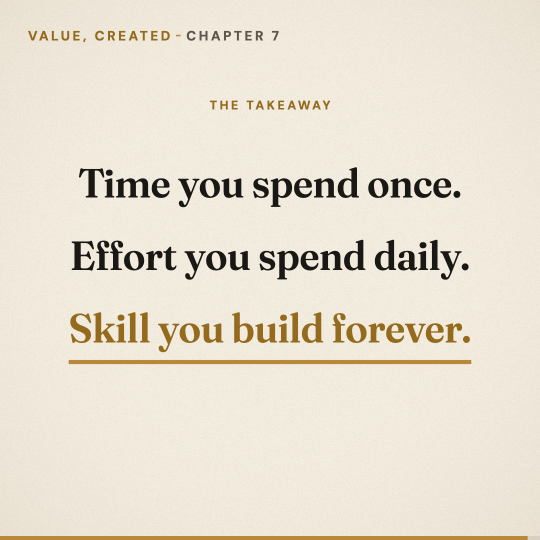
#> input picture video/value-created/ch07-the-inputs/thumbnail.png, 1080 x 1080 px (shown at 1/2 size)
$ python story.py ../../../../../../video/value-created/ch07-the-inputs/thumbnail.png ../../../../../../video/value-created/ch07-the-inputs/thumbnail.png
#> lines starting #> are read from the running program, lines starting #| are printed output that depends on the picture; after the words box and inside, x2 and y2 are one past the last pixel; in counts of white or black regions, pixels touching at a corner belong together
#!/usr/bin/env python3
"""Story/Reel cover: Codex float sticker keyed off green, placed on flat code-drawn pool water inside the safe zones."""
import sys, math, random
import numpy as np
from PIL import Image, ImageDraw, ImageFilter

src, out = sys.argv[1], sys.argv[2]
LAGOON, TEAL, CREAM, BROWN = (0x7C, 0xC8, 0xC8), (0x2E, 0x9C, 0xA6), (0xFF, 0xF4, 0xDA), (0x6B, 0x34, 0x10)
im = Image.open(src).convert("RGB"); w, h = im.size; work = im.copy()
#> after `w, h = im.size`: w = 1080; h = 1080
for xy in [(0, 0), (w-1, 0), (0, h-1), (w-1, h-1)]: ImageDraw.floodfill(work, xy, (255, 0, 255), thresh=90)
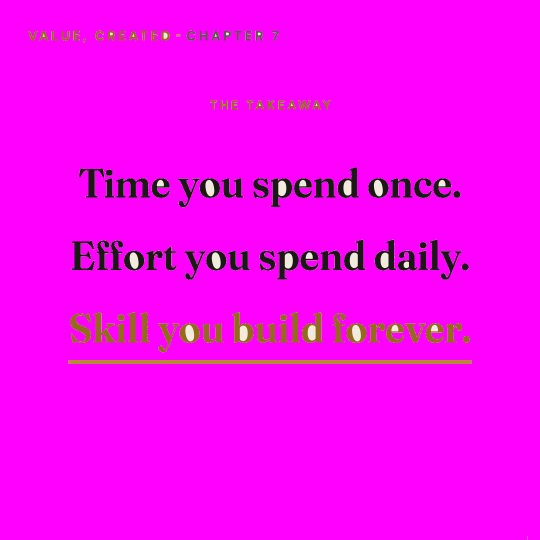
#> work: PIL image 1080x1080 RGB (shown at 1/2 size); mean R, G, B 246.5, 5.4, 243.5
bg = (np.array(work) == [255, 0, 255]).all(2)
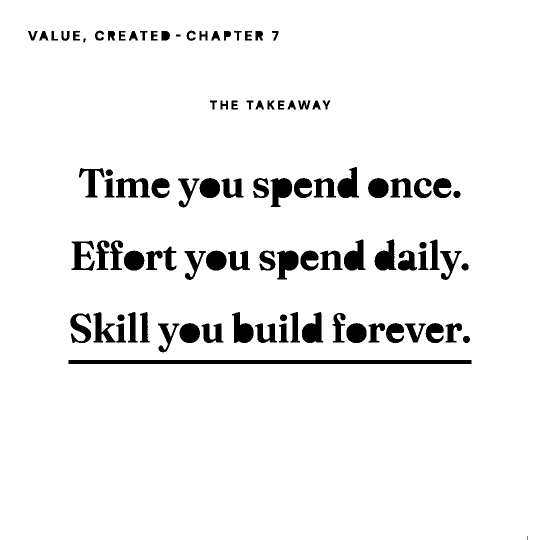
#> bg: shape (1080, 1080) bool (shown at 1/2 size); 94.2% white; 97 black regions (1 under 20 px), largest, box (x1, y1, x2, y2) and area: (137, 720, 943, 728) 6448, (688, 479, 731, 541) 1660, (604, 624, 647, 686) 1660
a = np.array(im).astype(int); a[..., 1] = np.minimum(a[..., 1], np.maximum(a[..., 0], a[..., 2]) + 10)
fl = Image.fromarray(a.clip(0, 255).astype("uint8")).convert("RGBA")
#> fl is the input picture: PIL image 1080x1080 RGBA; mean R, G, B, A 231.9, 223.9, 209, 255
fl.putalpha(Image.fromarray(np.where(bg, 0, 255).astype("uint8")).filter(ImageFilter.MinFilter(3)).filter(ImageFilter.GaussianBlur(0.8)))
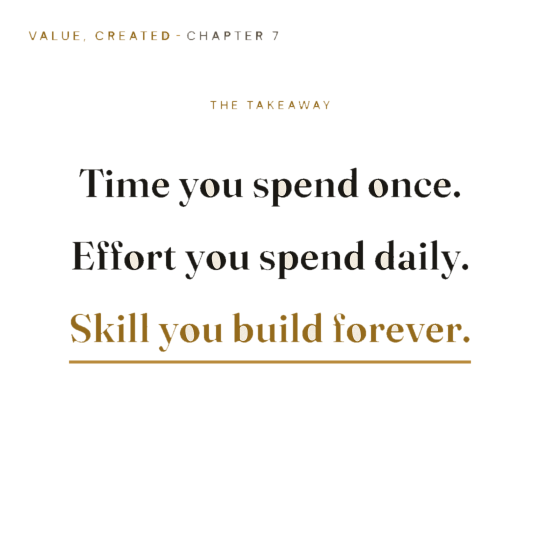
#> fl: PIL image 1080x1080 RGBA (shown at 1/2 size); mean R, G, B, A 231.9, 223.9, 209, 11.1; transparent parts drawn white
fl = fl.crop(fl.getbbox())
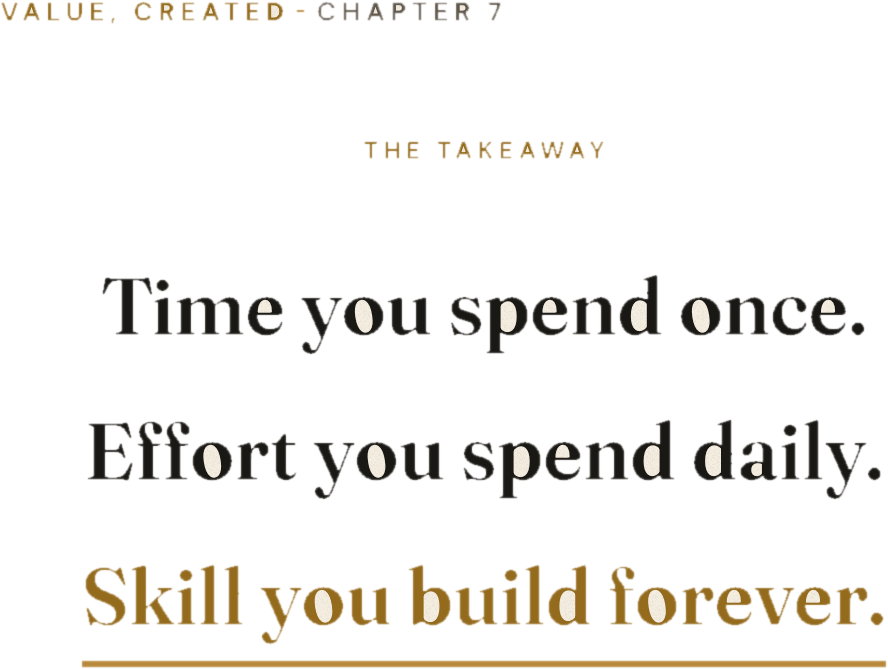
#> fl: PIL image 888x669 RGBA; mean R, G, B, A 225.7, 217.5, 202.1, 21.9; transparent parts drawn white

SS = 2; W, H = 1080 * SS, 1920 * SS
c = Image.new("RGB", (W, H), LAGOON); d = ImageDraw.Draw(c); rnd = random.Random(5)
def wavy(x0, y0, length, amp, period, width, col):
    pts = [(x0 + t, y0 + amp * math.sin(2 * math.pi * t / period)) for t in range(0, length, 6)]
    d.line(pts, fill=col, width=width, joint="curve")
    for p in (pts[0], pts[-1]): d.ellipse((p[0] - width / 2, p[1] - width / 2, p[0] + width / 2, p[1] + width / 2), fill=col)
fw = int(0.72 * W); fh = int(fw * 0.785); cx, cy = W // 2, int(0.655 * H)
keep_out = (cx - fw * 0.66, cy - fh * 0.62, cx + fw * 0.66, cy + fh * 0.75)
for r, y in enumerate(np.arange(0.06, 0.97, 0.075) * H):
    for x in ((0.08, 0.56) if r % 2 == 0 else (0.30,)):
        x0 = (x + rnd.uniform(-0.04, 0.04)) * W; L = int(0.26 * W)
        if not (x0 + L < keep_out[0] or x0 > keep_out[2] or y < keep_out[1] or y > keep_out[3]): continue
        wavy(x0, y + rnd.uniform(-0.01, 0.01) * H, L, 12 * SS, 150 * SS, 9 * SS, CREAM)
fl = fl.resize((fw, int(fl.height * fw / fl.width)), Image.LANCZOS)
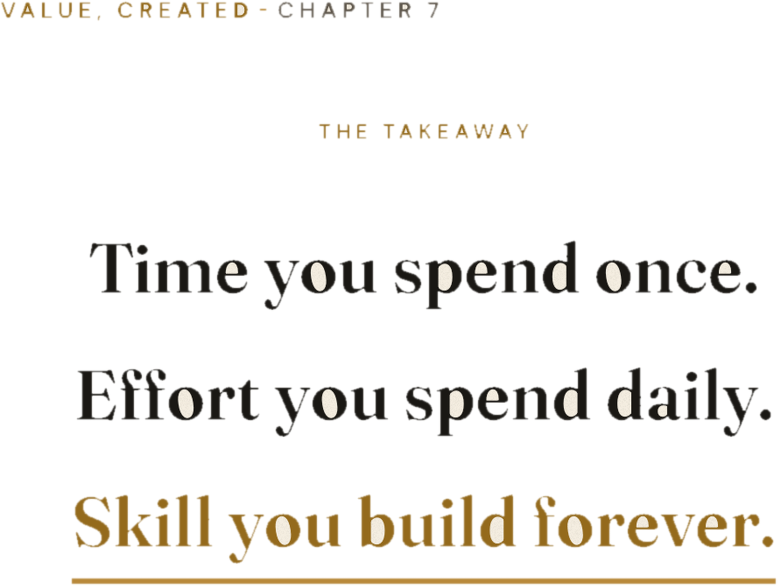
#> fl: PIL image 1555x1171 RGBA (shown at 1/2 size); mean R, G, B, A 18.2, 15.8, 11.6, 21.9; transparent parts drawn white
for k, r in enumerate([1.10, 1.22]):
    rx, ry = fw / 2 * r, fl.height / 2 * r * 0.62
    d.ellipse((cx - rx, cy + fl.height * 0.18 - ry, cx + rx, cy + fl.height * 0.18 + ry), outline=TEAL, width=(14 - 4 * k) * SS)
c = c.convert("RGBA"); c.alpha_composite(fl, (cx - fl.width // 2, cy - fl.height // 2))
#> after `c = c.convert('RGBA')`:
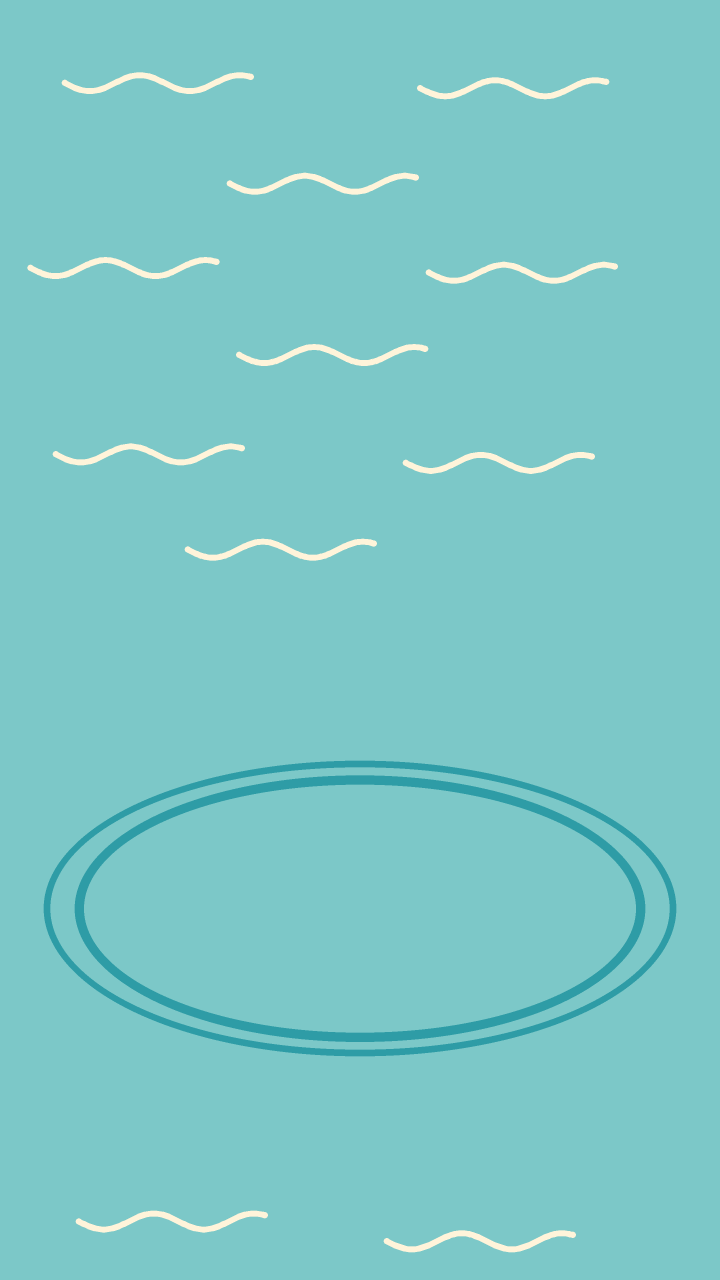
#> c: PIL image 2160x3840 RGBA (shown at 1/3 size); mean R, G, B, A 124.1, 199.6, 199.5, 255
#> after `c.alpha_composite(fl, (cx - fl.width // 2, cy - fl.height // 2))`:
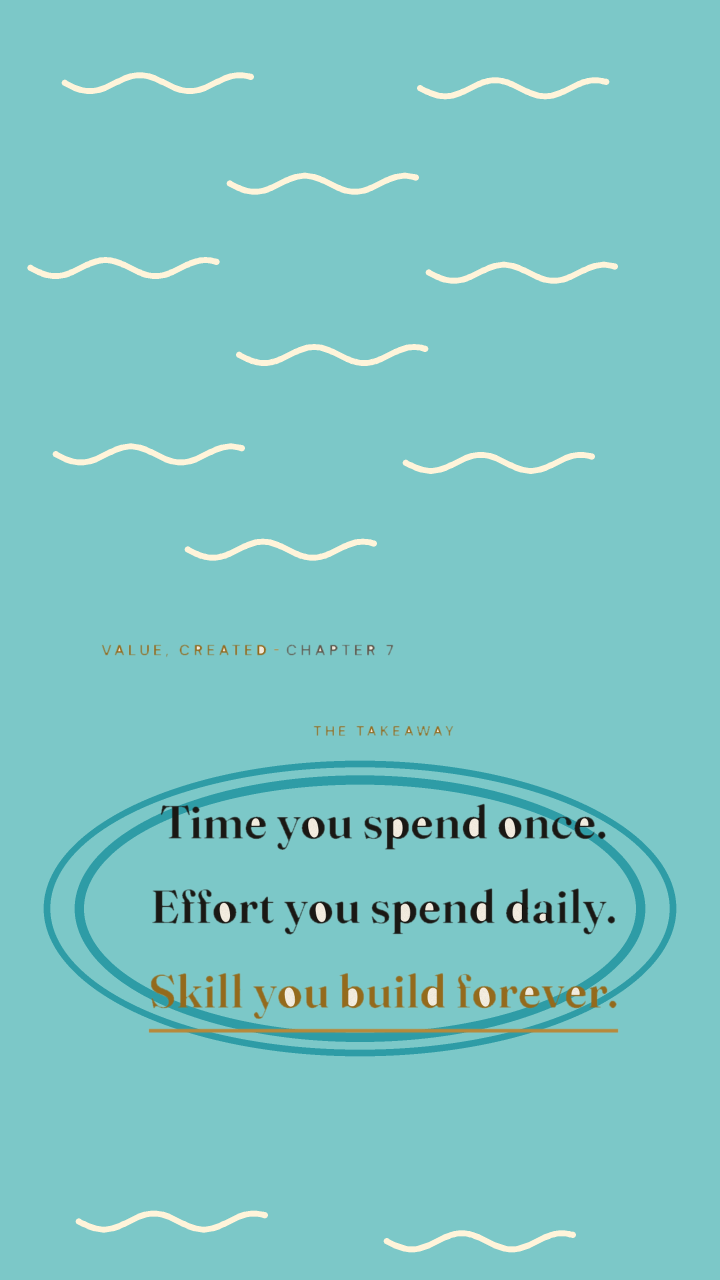
#> c: PIL image 2160x3840 RGBA (shown at 1/3 size); mean R, G, B, A 123.9, 197.6, 196.8, 255
c = c.convert("RGB").resize((1080, 1920), Image.LANCZOS); c.save(out, quality=92, optimize=True, progressive=True)
bx = (cx - fl.width // 2) // SS, (cy - fl.height // 2) // SS
#> bx = (151, 965)
print("float box", bx, (bx[0] + fl.width // SS, bx[1] + fl.height // SS))
#| float box (151, 965) (928, 1550)
